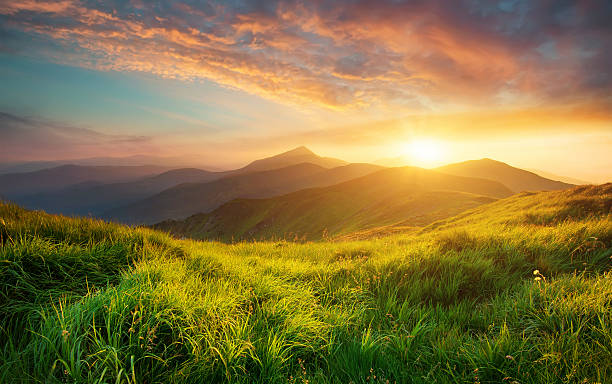
#> input picture nature.jpg, 612 x 384 px
$ jupyter execute Practical2.ipynb
#> lines starting #> are read from the running program, lines starting #| are printed output that depends on the picture; after the words box and inside, x2 and y2 are one past the last pixel; in counts of white or black regions, pixels touching at a corner belong together
[cell 1]
import cv2
import numpy as np
import matplotlib.pyplot as plt


img = cv2.imread('nature.jpg', cv2.IMREAD_GRAYSCALE)
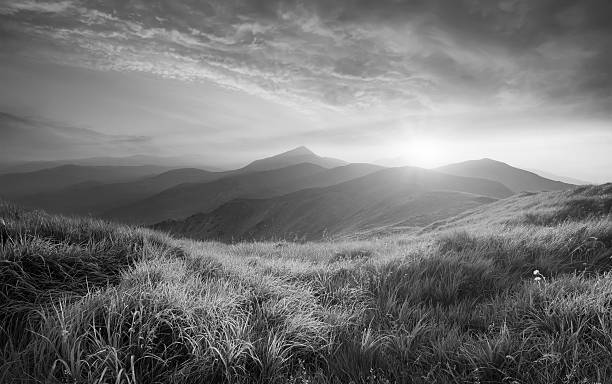
#> img: shape (384, 612); min 0, max 255, mean 116.6


if img is None:
    raise FileNotFoundError("Image not found. Please check the path.")


plt.figure(figsize=(12,5))
plt.subplot(1,3,1)
plt.imshow(img, cmap='gray')
plt.title('Original Image')
plt.axis('off')

plt.subplot(1,3,2)
plt.hist(img.ravel(), bins=256, range=[0,256])
plt.title('Original Histogram')


equalized_img = cv2.equalizeHist(img)
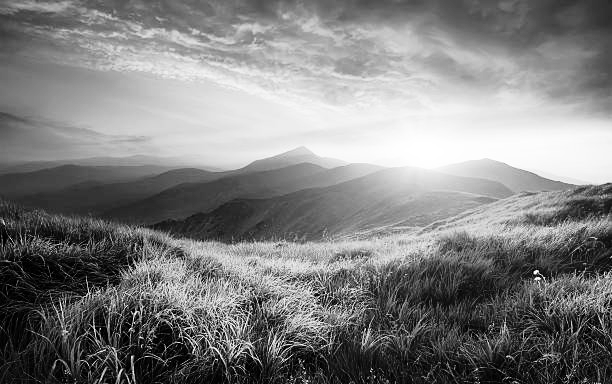
#> equalized_img: shape (384, 612); min 0, max 255, mean 127.4


plt.subplot(1,3,3)
plt.imshow(equalized_img, cmap='gray')
plt.title('Equalized Image')
plt.axis('off')
plt.show()
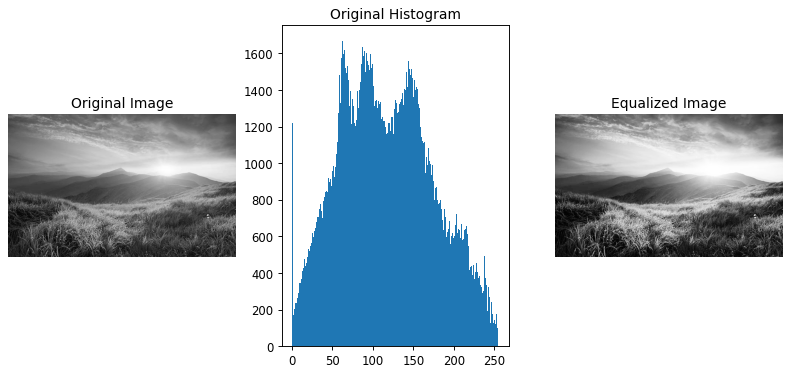
#> figure drawn by matplotlib, 3 panels; panel 2: tallest bar 1670 high, from x = 62 to 63

plt.figure(figsize=(12,5))
plt.subplot(1,2,1)
plt.hist(equalized_img.ravel(), bins=256, range=[0,256])
plt.title('Equalized Histogram')


print("Histogram Equalization:")
print("- Original histogram is often concentrated in a narrow range of intensities.")
print("- After equalization, the histogram is spread more uniformly, improving contrast.")
print("- This helps to enhance details in dark or bright regions.")


gaussian_blur = cv2.GaussianBlur(img, (5,5), 0)


sharpen_kernel = np.array([[0, -1, 0],
                           [-1, 5,-1],
                           [0, -1, 0]])
sharpened = cv2.filter2D(img, -1, sharpen_kernel)
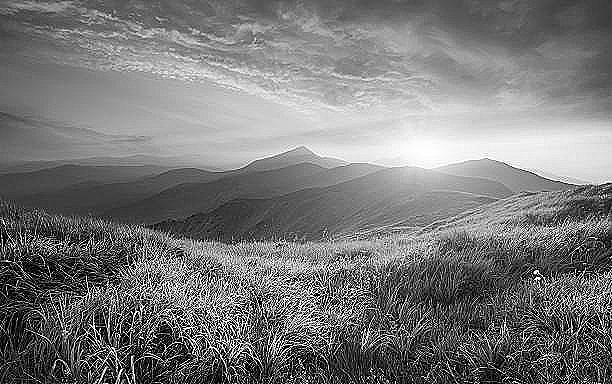
#> sharpened: shape (384, 612); min 0, max 255, mean 121

plt.figure(figsize=(12,5))
plt.subplot(1,3,1)
plt.imshow(img, cmap='gray')
plt.title('Original Image')
plt.axis('off')

plt.subplot(1,3,2)
plt.imshow(gaussian_blur, cmap='gray')
plt.title('Gaussian Blur (Smoothing)')
plt.axis('off')

plt.subplot(1,3,3)
plt.imshow(sharpened, cmap='gray')
plt.title('Sharpened Image')
plt.axis('off')
plt.show()
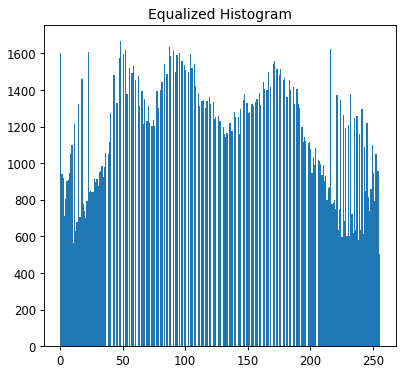
#> figure drawn by matplotlib, 1 panel; tallest bar 1670 high, from x = 48 to 49


f = np.fft.fft2(img)
fshift = np.fft.fftshift(f)

rows, cols = img.shape
#> rows = 384; cols = 612
crow, ccol = rows//2 , cols//2
#> crow = 192; ccol = 306


mask = np.zeros((rows, cols), np.uint8)
r = 30
cv2.circle(mask, (ccol, crow), r, 1, thickness=-1)
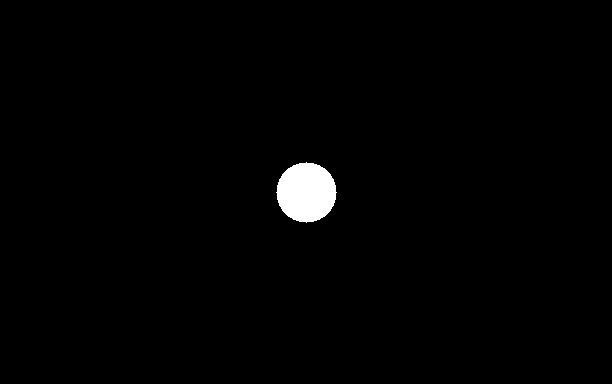
#> mask: shape (384, 612); values 0 (black) and 1 (white), 1.2% white; 1 white region, box (x1, y1, x2, y2) and area: (276, 162, 337, 223) 2821


fshift_low = fshift * mask


f_ishift_low = np.fft.ifftshift(fshift_low)
img_back_low = np.fft.ifft2(f_ishift_low)
img_back_low = np.abs(img_back_low)
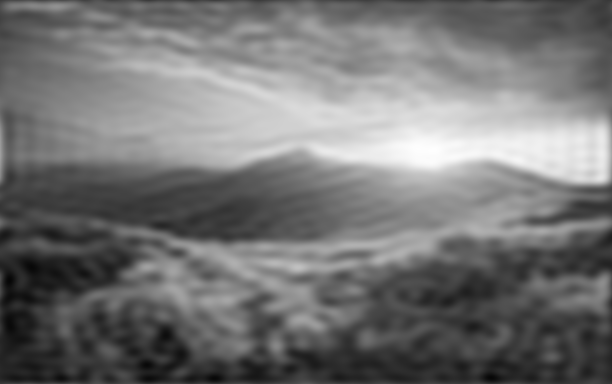
#> img_back_low: shape (384, 612) float64; min 6.27, max 254.6, mean 116.6


mask_high = 1 - mask

fshift_high = fshift * mask_high

f_ishift_high = np.fft.ifftshift(fshift_high)
img_back_high = np.fft.ifft2(f_ishift_high)
img_back_high = np.abs(img_back_high)
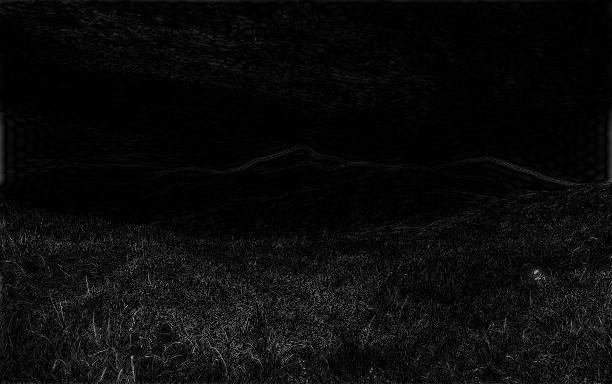
#> img_back_high: shape (384, 612) float64; min 6.79e-06, max 176.1, mean 11.2

plt.figure(figsize=(12,5))
plt.subplot(1,3,1)
plt.imshow(img, cmap='gray')
plt.title('Original Image')
plt.axis('off')

plt.subplot(1,3,2)
plt.imshow(img_back_low, cmap='gray')
plt.title('Low-pass Filtered Image')
plt.axis('off')

plt.subplot(1,3,3)
plt.imshow(img_back_high, cmap='gray')
plt.title('High-pass Filtered Image')
plt.axis('off')

plt.show()

print("Frequency Domain Filtering:")
print("- Low-pass filter smooths the image by removing high-frequency noise/details.")
print("- High-pass filter enhances edges and fine details by removing low frequencies.")
